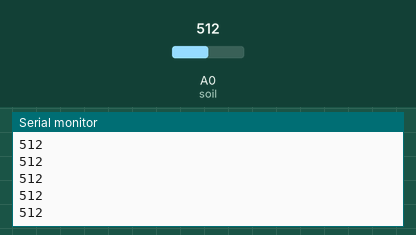
A sketch run on a simulated Arduino Uno, built with avr-gcc and run on an emulated ATmega328P. Parts: the last lines printed to the serial monitor. Inputs (shaded band) come from the test bench; at power-on: A0 (soil) = 512.

Above: at 1.2 s.
1.3 s: A0 (soil) set to 716
At 1.56 s:
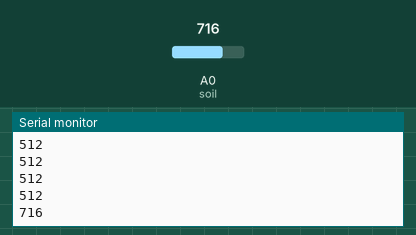
2.8 s: A0 (soil) set to 900
At 2.96 s:
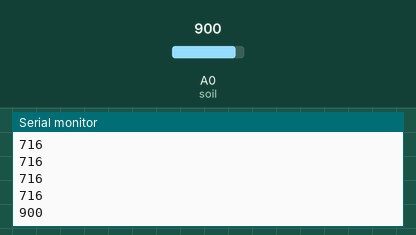
Timing chart, 0 to 5.8 s (numbered marks = the images above; inputs shaded):
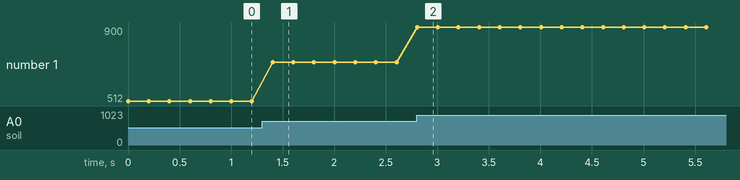

The sketch:

soil.ino
```cpp
int soil = A0;
void setup()
{
  Serial.begin(9600);
  pinMode(soil, INPUT);
}
void loop()
{

  int avg_soil = analogRead(A0);
  //Serial.print("Soil_analog=");
  Serial.println(avg_soil);
  delay(200);
}
```

Measured:
- after the input at 1.3 s, the serial monitor: prints a new line after 0.10 s (image 1)
- after the input at 2.8 s, the serial monitor: prints a new line at once (image 2)
- plotted number 1: 512 → 716 after the input at 1.3 s, 716 → 900 after the input at 2.8 s
